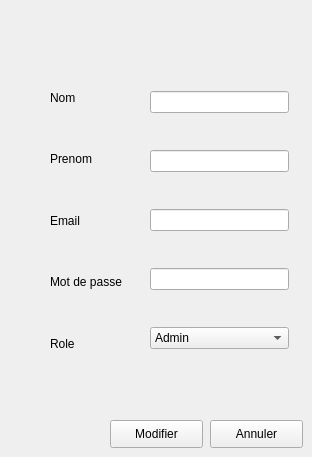
      <widget class="QWidget" name="tab_5">
       <attribute name="title">
        <string>Modifier Employe</string>
       </attribute>
       <widget class="QWidget" name="layoutWidget_3">
        <property name="geometry">
         <rect>
          <x>50</x>
          <y>70</y>
          <width>78</width>
          <height>301</height>
         </rect>
        </property>
        <layout class="QVBoxLayout" name="verticalLayout_4">
         <item>
          <widget class="QLabel" name="label_21">
           <property name="text">
            <string>Nom</string>
           </property>
          </widget>
         </item>
         <item>
          <widget class="QLabel" name="label_22">
           <property name="text">
            <string>Prenom</string>
           </property>
          </widget>
         </item>
         <item>
          <widget class="QLabel" name="label_23">
           <property name="text">
            <string>Email</string>
           </property>
          </widget>
         </item>
         <item>
          <widget class="QLabel" name="label_24">
           <property name="text">
            <string>Mot de passe</string>
           </property>
          </widget>
         </item>
         <item>
          <widget class="QLabel" name="label_25">
           <property name="text">
            <string>Role</string>
           </property>
          </widget>
         </item>
        </layout>
       </widget>
       <widget class="QWidget" name="layoutWidget_4">
        <property name="geometry">
         <rect>
          <x>150</x>
          <y>60</y>
          <width>139</width>
          <height>321</height>
         </rect>
        </property>
        <layout class="QVBoxLayout" name="verticalLayout_5">
         <item>
          <widget class="QLineEdit" name="leNomEmployeModif"/>
         </item>
         <item>
          <widget class="QLineEdit" name="lePrenomEmployeModif"/>
         </item>
         <item>
          <widget class="QLineEdit" name="leEmailEmployeModif"/>
         </item>
         <item>
          <widget class="QLineEdit" name="leMdpEmployeModif"/>
         </item>
         <item>
          <widget class="QComboBox" name="cbRoleEmployeModif">
           <item>
            <property name="text">
             <string>Admin</string>
            </property>
           </item>
           <item>
            <property name="text">
             <string>Gestion1</string>
            </property>
           </item>
           <item>
            <property name="text">
             <string>Gestion2</string>
            </property>
           </item>
           <item>
            <property name="text">
             <string>Gestion3</string>
            </property>
           </item>
           <item>
            <property name="text">
             <string>Gestion4</string>
            </property>
           </item>
           <item>
            <property name="text">
             <string>Gestion5</string>
            </property>
           </item>
          </widget>
         </item>
        </layout>
       </widget>
       <widget class="QPushButton" name="btnModifierEmploye">
        <property name="geometry">
         <rect>
          <x>110</x>
          <y>420</y>
          <width>93</width>
          <height>28</height>
         </rect>
        </property>
        <property name="text">
         <string>Modifier</string>
        </property>
       </widget>
       <widget class="QPushButton" name="btnAnnulerModifEmploye">
        <property name="geometry">
         <rect>
          <x>210</x>
          <y>420</y>
          <width>93</width>
          <height>28</height>
         </rect>
        </property>
        <property name="text">
         <string>Annuler</string>
        </property>
       </widget>
      </widget>
